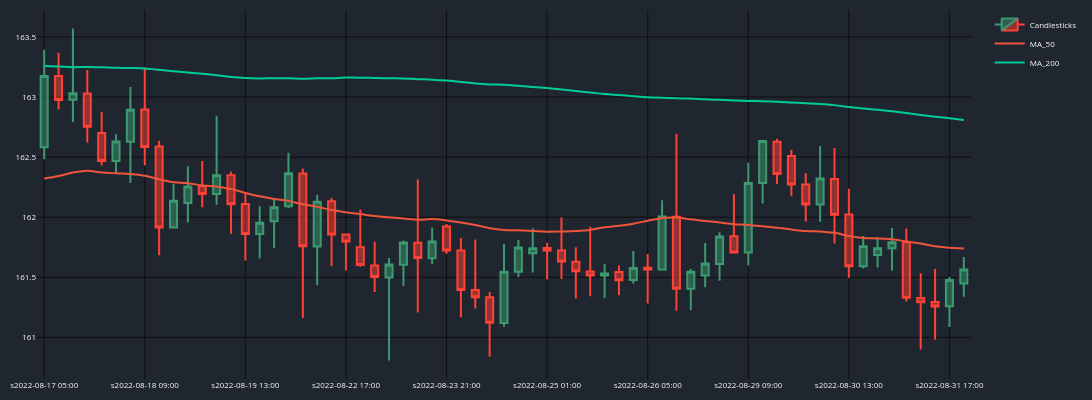

This figure's notebook cell:
### Code cell
cp = CandlePlot(df_an.iloc[:65])
cp.show_plot(line_traces=[MA_S,MA_L])
